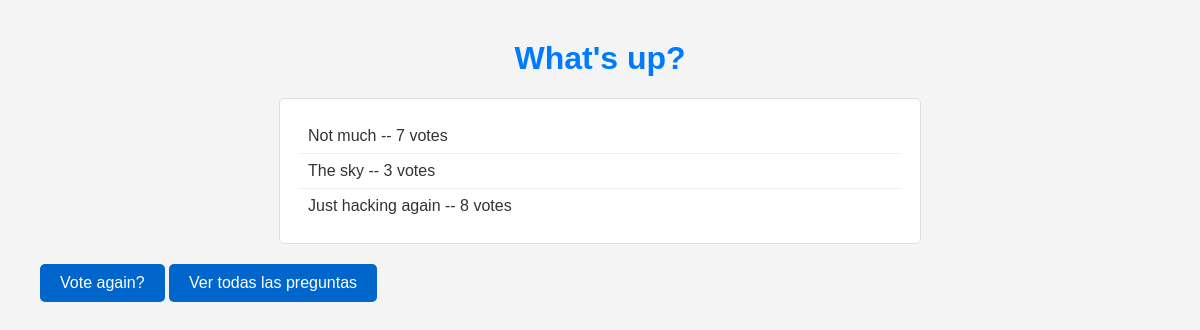
The app's page /votaciones/1/results/ (signed in) with its own data.
### votaciones/models.py (models this page shows, shortened)
class Question(models.Model):
    question_text = models.CharField(max_length=200)
    pub_date = models.DateTimeField("date published")

class Choice(models.Model):
    question = models.ForeignKey(Question, on_delete=models.CASCADE)
    choice_text = models.CharField(max_length=200)
    votes = models.IntegerField(default=0)

### votaciones/views.py (the view)
# urls.py: path("<int:pk>/results/",views.ResultsView.as_view(), name="results"),
class ResultsView(LoginRequiredMixin, generic.DetailView):
   model = Question
   template_name = "votaciones/results.html"

### votaciones/templates/votaciones/results.html
{% load static %}
<link rel="stylesheet" href="{% static 'votaciones/results.css' %}" />
<h1>{{ question.question_text }}</h1>
<ul>
  {% for choice in question.choice_set.all %}
  <li>
    {{ choice.choice_text }} -- {{ choice.votes }}
    vote{{choice.votes|pluralize}}
  </li>
  {% endfor %}
</ul>
<a href="{% url 'votaciones:detail' question.id %}">Vote again?</a>
<a href="{% url 'votaciones:index' %}">Ver todas las preguntas</a>

### votaciones/static/votaciones/results.css (style rules this page uses)
h1 { color: #007bff; text-align: center; }
ul { list-style-type: none; padding: 0; max-width: 600px; margin: auto; background-color: #ffffff; border: 1px solid #dddddd; padding: 20px; border-radius: 5px; }
li { padding: 8px; border-bottom: 1px solid #eeeeee; }
li:last-child { border-bottom: none; }
a { display: inline-block; background-color: #06c; color: white; padding: 10px 20px; border-radius: 5px; text-decoration: none; text-align: center; margin: 20px auto; width: fit-content; }

### records on screen
Question: question_text "What's up?"
Choice: choice_text "Not much", votes "7"
Choice: choice_text "The sky", votes "3"
Choice: choice_text "Just hacking again", votes "8"
